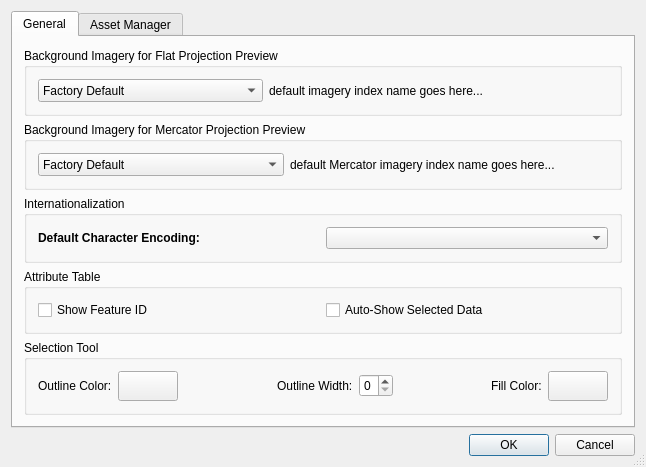
<?xml version="1.0" encoding="UTF-8"?>
<ui version="4.0" stdsetdef="1">
  <author></author>
  <comment>  Copyright 2017 Google Inc.
 Licensed under the Apache License, Version 2.0 (the &quot;License&quot;);
 you may not use this file except in compliance with the License.
 You may obtain a copy of the License at
 http://www.apache.org/licenses/LICENSE-2.0
 Unless required by applicable law or agreed to in writing, software
 distributed under the License is distributed on an &quot;AS IS&quot; BASIS,
 WITHOUT WARRANTIES OR CONDITIONS OF ANY KIND, either express or implied.
 See the License for the specific language governing permissions and
</comment>
  <exportmacro></exportmacro>
  <class>PreferencesBase</class>
  <widget class="QDialog" name="PreferencesBase">
    <property name="geometry">
      <rect>
        <x>0</x>
        <y>0</y>
        <width>646</width>
        <height>413</height>
      </rect>
    </property>
    <property name="windowTitle">
      <string>Preferences</string>
    </property>
    <property name="sizeGripEnabled">
      <bool>true</bool>
    </property>
    <layout class="QGridLayout">
      <property name="margin">
        <number>11</number>
      </property>
      <property name="spacing">
        <number>6</number>
      </property>
      <item row="1" column="0">
        <layout class="QHBoxLayout">
          <property name="margin">
            <number>0</number>
          </property>
          <property name="spacing">
            <number>6</number>
          </property>
          <item>
            <spacer name="Horizontal Spacing2">
              <property name="sizeHint">
                <size>
                  <width>594</width>
                  <height>16</height>
                </size>
              </property>
              <property name="sizeType">
                <enum>QSizePolicy::Expanding</enum>
              </property>
              <property name="orientation">
                <enum>Qt::Horizontal</enum>
              </property>
            </spacer>
          </item>
          <item>
            <widget class="QPushButton" name="ok_btn">
              <property name="text">
                <string>OK</string>
              </property>
              <property name="shortcut">
                <string/>
              </property>
              <property name="autoDefault">
                <bool>true</bool>
              </property>
              <property name="default">
                <bool>true</bool>
              </property>
            </widget>
          </item>
          <item>
            <widget class="QPushButton" name="cancel_btn">
              <property name="text">
                <string>Cancel</string>
              </property>
            </widget>
          </item>
        </layout>
      </item>
      <item row="0" column="0">
        <widget class="QTabWidget" name="prefsTab">
          <property name="sizePolicy">
            <sizepolicy>
              <hsizetype>7</hsizetype>
              <vsizetype>7</vsizetype>
              <horstretch>0</horstretch>
              <verstretch>0</verstretch>
            </sizepolicy>
          </property>
          <widget class="QWidget" name="tab">
            <attribute name="title">
              <string>General</string>
            </attribute>
            <layout class="QGridLayout">
              <item row="4" column="0">
                <widget class="QGroupBox" name="groupBox6">
                  <property name="title">
                    <string>Selection Tool</string>
                  </property>
                  <layout class="QGridLayout">
                    <item row="0" column="0">
                      <layout class="QHBoxLayout">
                        <item>
                          <widget class="QLabel" name="textLabel1">
                            <property name="text">
                              <string>Outline Color:</string>
                            </property>
                            <property name="wordWrap">
                              <bool>false</bool>
                            </property>
                          </widget>
                        </item>
                        <item>
                          <widget class="QPushButton" name="outline_color_btn">
                            <property name="minimumSize">
                              <size>
                                <width>60</width>
                                <height>30</height>
                              </size>
                            </property>
                            <property name="maximumSize">
                              <size>
                                <width>60</width>
                                <height>30</height>
                              </size>
                            </property>
                            <property name="text">
                              <string/>
                            </property>
                          </widget>
                        </item>
                      </layout>
                    </item>
                    <item row="0" column="4">
                      <layout class="QHBoxLayout">
                        <item>
                          <widget class="QLabel" name="textLabel2">
                            <property name="text">
                              <string>Fill Color:</string>
                            </property>
                            <property name="wordWrap">
                              <bool>false</bool>
                            </property>
                          </widget>
                        </item>
                        <item>
                          <widget class="QPushButton" name="fill_color_btn">
                            <property name="minimumSize">
                              <size>
                                <width>60</width>
                                <height>30</height>
                              </size>
                            </property>
                            <property name="maximumSize">
                              <size>
                                <width>60</width>
                                <height>30</height>
                              </size>
                            </property>
                            <property name="text">
                              <string/>
                            </property>
                          </widget>
                        </item>
                      </layout>
                    </item>
                    <item row="0" column="2">
                      <layout class="QHBoxLayout">
                        <item>
                          <widget class="QLabel" name="textLabel3">
                            <property name="text">
                              <string>Outline Width:</string>
                            </property>
                            <property name="wordWrap">
                              <bool>false</bool>
                            </property>
                          </widget>
                        </item>
                        <item>
                          <widget class="QSpinBox" name="selectOutlineWidthSpin">
                            <property name="maximum">
                              <number>5</number>
                            </property>
                          </widget>
                        </item>
                      </layout>
                    </item>
                    <item row="0" column="3">
                      <spacer name="spacer20">
                        <property name="sizeHint">
                          <size>
                            <width>30</width>
                            <height>21</height>
                          </size>
                        </property>
                        <property name="sizeType">
                          <enum>QSizePolicy::Expanding</enum>
                        </property>
                        <property name="orientation">
                          <enum>Qt::Horizontal</enum>
                        </property>
                      </spacer>
                    </item>
                    <item row="0" column="1">
                      <spacer name="spacer21_2">
                        <property name="sizeHint">
                          <size>
                            <width>31</width>
                            <height>20</height>
                          </size>
                        </property>
                        <property name="sizeType">
                          <enum>QSizePolicy::Expanding</enum>
                        </property>
                        <property name="orientation">
                          <enum>Qt::Horizontal</enum>
                        </property>
                      </spacer>
                    </item>
                  </layout>
                </widget>
              </item>
              <item row="2" column="0">
                <widget class="QGroupBox" name="GroupBox2">
                  <property name="title">
                    <string>Internationalization</string>
                  </property>
                  <layout class="QGridLayout">
                    <property name="margin">
                      <number>11</number>
                    </property>
                    <property name="spacing">
                      <number>6</number>
                    </property>
                    <item row="0" column="0">
                      <layout class="QHBoxLayout">
                        <property name="margin">
                          <number>0</number>
                        </property>
                        <property name="spacing">
                          <number>6</number>
                        </property>
                        <item>
                          <widget class="QLabel" name="TextLabel2">
                            <property name="font">
                              <font>
                                <bold>true</bold>
                              </font>
                            </property>
                            <property name="text">
                              <string>Default Character Encoding:</string>
                            </property>
                            <property name="wordWrap">
                              <bool>false</bool>
                            </property>
                          </widget>
                        </item>
                        <item>
                          <widget class="QComboBox" name="codecCombo"/>
                        </item>
                      </layout>
                    </item>
                  </layout>
                </widget>
              </item>
              <item row="3" column="0">
                <widget class="QGroupBox" name="GroupBox2_2">
                  <property name="title">
                    <string>Attribute Table</string>
                  </property>
                  <layout class="QGridLayout">
                    <property name="margin">
                      <number>11</number>
                    </property>
                    <property name="spacing">
                      <number>6</number>
                    </property>
                    <item row="0" column="0">
                      <widget class="QCheckBox" name="showFIDCheck">
                        <property name="text">
                          <string>Show Feature ID</string>
                        </property>
                      </widget>
                    </item>
                    <item row="0" column="1">
                      <widget class="QCheckBox" name="autoRaiseCheck">
                        <property name="text">
                          <string>Auto-Show Selected Data</string>
                        </property>
                      </widget>
                    </item>
                  </layout>
                </widget>
              </item>
              <item row="1" column="0">
                <widget class="QGroupBox" name="GroupBox1_2">
                  <property name="title">
                    <string>Background Imagery for Mercator Projection Preview</string>
                  </property>
                  <layout class="QGridLayout">
                    <property name="margin">
                      <number>11</number>
                    </property>
                    <property name="spacing">
                      <number>6</number>
                    </property>
                    <item row="0" column="0">
                      <widget class="QComboBox" name="background_type_mercator">
                        <property name="sizePolicy">
                          <sizepolicy>
                            <hsizetype>0</hsizetype>
                            <vsizetype>5</vsizetype>
                            <horstretch>0</horstretch>
                            <verstretch>0</verstretch>
                          </sizepolicy>
                        </property>
                        <item>
                          <property name="text">
                            <string>Factory Default</string>
                          </property>
                        </item>
                        <item>
                          <property name="text">
                            <string>Mercator Imagery Project</string>
                          </property>
                        </item>
                        <item>
                          <property name="text">
                            <string>Mercator Raster DB(.kip, .ktp, .kimasset)</string>
                          </property>
                        </item>
                      </widget>
                    </item>
                    <item row="0" column="1">
                      <widget class="QStackedWidget" name="background_stack_mercator">
                        <widget class="QWidget" name="page">
                          <attribute name="id">
                            <number>0</number>
                          </attribute>
                          <layout class="QGridLayout">
                            <property name="margin">
                              <number>0</number>
                            </property>
                            <item row="0" column="0">
                              <widget class="QLabel" name="default_imagery_index_mercator">
                                <property name="text">
                                  <string>default Mercator imagery index name goes here...</string>
                                </property>
                                <property name="wordWrap">
                                  <bool>false</bool>
                                </property>
                              </widget>
                            </item>
                          </layout>
                        </widget>
                        <widget class="QWidget" name="page">
                          <attribute name="id">
                            <number>1</number>
                          </attribute>
                          <layout class="QHBoxLayout">
                            <property name="margin">
                              <number>0</number>
                            </property>
                            <item>
                              <widget class="QLabel" name="imagery_project_mercator">
                                <property name="sizePolicy">
                                  <sizepolicy>
                                    <hsizetype>7</hsizetype>
                                    <vsizetype>5</vsizetype>
                                    <horstretch>0</horstretch>
                                    <verstretch>0</verstretch>
                                  </sizepolicy>
                                </property>
                                <property name="text">
                                  <string>Mercator imagery project name goes here...</string>
                                </property>
                                <property name="wordWrap">
                                  <bool>false</bool>
                                </property>
                              </widget>
                            </item>
                            <item>
                              <widget class="QPushButton" name="choose_project_btn_mercator">
                                <property name="maximumSize">
                                  <size>
                                    <width>35</width>
                                    <height>32767</height>
                                  </size>
                                </property>
                                <property name="text">
                                  <string/>
                                </property>
                                <property name="icon">
                                  <pixmap>fileopen_1.png</pixmap>
                                </property>
                              </widget>
                            </item>
                          </layout>
                        </widget>
                        <widget class="QWidget" name="page">
                          <attribute name="id">
                            <number>2</number>
                          </attribute>
                          <layout class="QGridLayout">
                            <property name="margin">
                              <number>0</number>
                            </property>
                            <item row="0" column="0">
                              <widget class="QLabel" name="imagery_index_mercator">
                                <property name="sizePolicy">
                                  <sizepolicy>
                                    <hsizetype>7</hsizetype>
                                    <vsizetype>5</vsizetype>
                                    <horstretch>0</horstretch>
                                    <verstretch>0</verstretch>
                                  </sizepolicy>
                                </property>
                                <property name="text">
                                  <string>Mercator imagery index goes here...</string>
                                </property>
                                <property name="wordWrap">
                                  <bool>false</bool>
                                </property>
                              </widget>
                            </item>
                            <item row="0" column="1">
                              <widget class="QPushButton" name="choose_index_btn_mercator">
                                <property name="maximumSize">
                                  <size>
                                    <width>35</width>
                                    <height>32767</height>
                                  </size>
                                </property>
                                <property name="text">
                                  <string/>
                                </property>
                                <property name="icon">
                                  <pixmap>fileopen_1.png</pixmap>
                                </property>
                              </widget>
                            </item>
                          </layout>
                        </widget>
                      </widget>
                    </item>
                  </layout>
                </widget>
              </item>
              <item row="0" column="0">
                <widget class="QGroupBox" name="GroupBox1">
                  <property name="title">
                    <string>Background Imagery for Flat Projection Preview</string>
                  </property>
                  <layout class="QHBoxLayout">
                    <property name="margin">
                      <number>11</number>
                    </property>
                    <property name="spacing">
                      <number>6</number>
                    </property>
                    <item>
                      <widget class="QComboBox" name="background_type">
                        <property name="sizePolicy">
                          <sizepolicy>
                            <hsizetype>0</hsizetype>
                            <vsizetype>5</vsizetype>
                            <horstretch>0</horstretch>
                            <verstretch>0</verstretch>
                          </sizepolicy>
                        </property>
                        <item>
                          <property name="text">
                            <string>Factory Default</string>
                          </property>
                        </item>
                        <item>
                          <property name="text">
                            <string>Imagery Project</string>
                          </property>
                        </item>
                        <item>
                          <property name="text">
                            <string>Raster DB (.gedb, .kip, .ktp, .kiasset)</string>
                          </property>
                        </item>
                        <item>
                          <property name="text">
                            <string>Stream Server (HTTP)</string>
                          </property>
                        </item>
                      </widget>
                    </item>
                    <item>
                      <widget class="QStackedWidget" name="background_stack">
                        <widget class="QWidget" name="page">
                          <attribute name="id">
                            <number>0</number>
                          </attribute>
                          <layout class="QGridLayout">
                            <property name="margin">
                              <number>0</number>
                            </property>
                            <item row="0" column="0">
                              <widget class="QLabel" name="default_imagery_index">
                                <property name="text">
                                  <string>default imagery index name goes here...</string>
                                </property>
                                <property name="wordWrap">
                                  <bool>false</bool>
                                </property>
                              </widget>
                            </item>
                          </layout>
                        </widget>
                        <widget class="QWidget" name="page">
                          <attribute name="id">
                            <number>1</number>
                          </attribute>
                          <layout class="QHBoxLayout">
                            <property name="margin">
                              <number>0</number>
                            </property>
                            <item>
                              <widget class="QLabel" name="imagery_project">
                                <property name="sizePolicy">
                                  <sizepolicy>
                                    <hsizetype>7</hsizetype>
                                    <vsizetype>5</vsizetype>
                                    <horstretch>0</horstretch>
                                    <verstretch>0</verstretch>
                                  </sizepolicy>
                                </property>
                                <property name="text">
                                  <string>imagery project name goes here...</string>
                                </property>
                                <property name="wordWrap">
                                  <bool>false</bool>
                                </property>
                              </widget>
                            </item>
                            <item>
                              <widget class="QPushButton" name="choose_project_btn">
                                <property name="maximumSize">
                                  <size>
                                    <width>35</width>
                                    <height>32767</height>
                                  </size>
                                </property>
                                <property name="text">
                                  <string/>
                                </property>
                                <property name="icon">
                                  <pixmap>fileopen_1.png</pixmap>
                                </property>
                              </widget>
                            </item>
                          </layout>
                        </widget>
                        <widget class="QWidget" name="page">
                          <attribute name="id">
                            <number>2</number>
                          </attribute>
                          <layout class="QGridLayout">
                            <property name="margin">
                              <number>0</number>
                            </property>
                            <item row="0" column="0">
                              <widget class="QLabel" name="imagery_index">
                                <property name="sizePolicy">
                                  <sizepolicy>
                                    <hsizetype>7</hsizetype>
                                    <vsizetype>5</vsizetype>
                                    <horstretch>0</horstretch>
                                    <verstretch>0</verstretch>
                                  </sizepolicy>
                                </property>
                                <property name="text">
                                  <string>imagery index goes here...</string>
                                </property>
                                <property name="wordWrap">
                                  <bool>false</bool>
                                </property>
                              </widget>
                            </item>
                            <item row="0" column="1">
                              <widget class="QPushButton" name="choose_index_btn">
                                <property name="maximumSize">
                                  <size>
                                    <width>35</width>
                                    <height>32767</height>
                                  </size>
                                </property>
                                <property name="text">
                                  <string/>
                                </property>
                                <property name="icon">
                                  <pixmap>fileopen_1.png</pixmap>
                                </property>
                              </widget>
                            </item>
                          </layout>
                        </widget>
                        <widget class="QWidget" name="page">
                          <attribute name="id">
                            <number>3</number>
                          </attribute>
                          <layout class="QHBoxLayout">
                            <property name="margin">
                              <number>0</number>
                            </property>
                            <property name="spacing">
                              <number>0</number>
                            </property>
                            <item>
                              <widget class="QLineEdit" name="stream_server">
                                <property name="sizePolicy">
                                  <sizepolicy>
                                    <hsizetype>7</hsizetype>
                                    <vsizetype>7</vsizetype>
                                    <horstretch>0</horstretch>
                                    <verstretch>0</verstretch>
                                  </sizepolicy>
                                </property>
                              </widget>
                            </item>
                          </layout>
                        </widget>
                      </widget>
                    </item>
                  </layout>
                </widget>
              </item>
            </layout>
          </widget>
          <widget class="QWidget" name="tab">
            <attribute name="title">
              <string>Asset Manager</string>
            </attribute>
            <layout class="QGridLayout">
              <item row="0" column="0">
                <widget class="QCheckBox" name="assetRootCheck">
                  <property name="text">
                    <string>Show Full Asset Root Path</string>
                  </property>
                </widget>
              </item>
              <item row="2" column="0">
                <spacer name="spacer21">
                  <property name="sizeHint">
                    <size>
                      <width>20</width>
                      <height>40</height>
                    </size>
                  </property>
                  <property name="sizeType">
                    <enum>QSizePolicy::Expanding</enum>
                  </property>
                  <property name="orientation">
                    <enum>Qt::Vertical</enum>
                  </property>
                </spacer>
              </item>
              <item row="1" column="0">
                <widget class="QGroupBox" name="groupBox5">
                  <property name="title">
                    <string>Resource Editor Default Source Paths</string>
                  </property>
                  <layout class="QGridLayout">
                    <item row="0" column="0">
                      <widget class="QLabel" name="textLabel1_2">
                        <property name="sizePolicy">
                          <sizepolicy>
                            <hsizetype>0</hsizetype>
                            <vsizetype>5</vsizetype>
                            <horstretch>0</horstretch>
                            <verstretch>0</verstretch>
                          </sizepolicy>
                        </property>
                        <property name="text">
                          <string>&lt;b&gt;Vector:&lt;/b&gt;</string>
                        </property>
                        <property name="wordWrap">
                          <bool>false</bool>
                        </property>
                      </widget>
                    </item>
                    <item row="0" column="1">
                      <widget class="QLabel" name="vector_path_label">
                        <property name="sizePolicy">
                          <sizepolicy>
                            <hsizetype>7</hsizetype>
                            <vsizetype>5</vsizetype>
                            <horstretch>0</horstretch>
                            <verstretch>0</verstretch>
                          </sizepolicy>
                        </property>
                        <property name="text">
                          <string>&lt;i&gt;none&lt;/i&gt;</string>
                        </property>
                        <property name="wordWrap">
                          <bool>false</bool>
                        </property>
                      </widget>
                    </item>
                    <item row="1" column="0">
                      <widget class="QLabel" name="textLabel1_2_2">
                        <property name="sizePolicy">
                          <sizepolicy>
                            <hsizetype>0</hsizetype>
                            <vsizetype>5</vsizetype>
                            <horstretch>0</horstretch>
                            <verstretch>0</verstretch>
                          </sizepolicy>
                        </property>
                        <property name="text">
                          <string>&lt;b&gt;Imagery:&lt;/b&gt;</string>
                        </property>
                        <property name="wordWrap">
                          <bool>false</bool>
                        </property>
                      </widget>
                    </item>
                    <item row="2" column="0">
                      <widget class="QLabel" name="textLabel1_2_3">
                        <property name="sizePolicy">
                          <sizepolicy>
                            <hsizetype>0</hsizetype>
                            <vsizetype>5</vsizetype>
                            <horstretch>0</horstretch>
                            <verstretch>0</verstretch>
                          </sizepolicy>
                        </property>
                        <property name="text">
                          <string>&lt;b&gt;Terrain:&lt;/b&gt;</string>
                        </property>
                        <property name="wordWrap">
                          <bool>false</bool>
                        </property>
                      </widget>
                    </item>
                    <item row="1" column="1">
                      <widget class="QLabel" name="imagery_path_label">
                        <property name="sizePolicy">
                          <sizepolicy>
                            <hsizetype>7</hsizetype>
                            <vsizetype>5</vsizetype>
                            <horstretch>0</horstretch>
                            <verstretch>0</verstretch>
                          </sizepolicy>
                        </property>
                        <property name="text">
                          <string>&lt;i&gt;none&lt;/i&gt;</string>
                        </property>
                        <property name="wordWrap">
                          <bool>false</bool>
                        </property>
                      </widget>
                    </item>
                    <item row="2" column="1">
                      <widget class="QLabel" name="terrain_path_label">
                        <property name="sizePolicy">
                          <sizepolicy>
                            <hsizetype>7</hsizetype>
                            <vsizetype>5</vsizetype>
                            <horstretch>0</horstretch>
                            <verstretch>0</verstretch>
                          </sizepolicy>
                        </property>
                        <property name="text">
                          <string>&lt;i&gt;none&lt;/i&gt;</string>
                        </property>
                        <property name="wordWrap">
                          <bool>false</bool>
                        </property>
                      </widget>
                    </item>
                    <item row="0" column="2">
                      <widget class="QPushButton" name="vector_path_btn">
                        <property name="maximumSize">
                          <size>
                            <width>35</width>
                            <height>32767</height>
                          </size>
                        </property>
                        <property name="text">
                          <string/>
                        </property>
                        <property name="icon">
                          <pixmap>fileopen_1.png</pixmap>
                        </property>
                      </widget>
                    </item>
                    <item row="1" column="2">
                      <widget class="QPushButton" name="imagery_path_btn">
                        <property name="maximumSize">
                          <size>
                            <width>35</width>
                            <height>32767</height>
                          </size>
                        </property>
                        <property name="text">
                          <string/>
                        </property>
                        <property name="icon">
                          <pixmap>fileopen_1.png</pixmap>
                        </property>
                      </widget>
                    </item>
                    <item row="2" column="2">
                      <widget class="QPushButton" name="terrain_path_btn">
                        <property name="maximumSize">
                          <size>
                            <width>35</width>
                            <height>32767</height>
                          </size>
                        </property>
                        <property name="text">
                          <string/>
                        </property>
                        <property name="icon">
                          <pixmap>fileopen_1.png</pixmap>
                        </property>
                      </widget>
                    </item>
                  </layout>
                </widget>
              </item>
            </layout>
          </widget>
        </widget>
      </item>
    </layout>
  </widget>
  <layoutdefault spacing="6" margin="11"/>
  <tabstops>
    <tabstop>prefsTab</tabstop>
    <tabstop>choose_index_btn</tabstop>
    <tabstop>codecCombo</tabstop>
    <tabstop>ok_btn</tabstop>
    <tabstop>cancel_btn</tabstop>
  </tabstops>
  <connections>
    <connection>
      <sender>ok_btn</sender>
      <signal>clicked()</signal>
      <receiver>PreferencesBase</receiver>
      <slot>accept()</slot>
    </connection>
    <connection>
      <sender>cancel_btn</sender>
      <signal>clicked()</signal>
      <receiver>PreferencesBase</receiver>
      <slot>reject()</slot>
    </connection>
    <connection>
      <sender>background_type</sender>
      <signal>activated(int)</signal>
      <receiver>background_stack</receiver>
      <slot>raiseWidget(int)</slot>
    </connection>
    <connection>
      <sender>choose_index_btn_mercator</sender>
      <signal>clicked()</signal>
      <receiver>PreferencesBase</receiver>
      <slot>ChooseImageryIndexMercator()</slot>
    </connection>
    <connection>
      <sender>choose_project_btn_mercator</sender>
      <signal>clicked()</signal>
      <receiver>PreferencesBase</receiver>
      <slot>ChooseImageryProjectMercator()</slot>
    </connection>
    <connection>
      <sender>background_type_mercator</sender>
      <signal>activated(int)</signal>
      <receiver>background_stack_mercator</receiver>
      <slot>raiseWidget(int)</slot>
    </connection>
    <connection>
      <sender>choose_project_btn</sender>
      <signal>clicked()</signal>
      <receiver>PreferencesBase</receiver>
      <slot>ChooseImageryProject()</slot>
    </connection>
    <connection>
      <sender>choose_index_btn</sender>
      <signal>clicked()</signal>
      <receiver>PreferencesBase</receiver>
      <slot>ChooseImageryIndex()</slot>
    </connection>
    <connection>
      <sender>vector_path_btn</sender>
      <signal>clicked()</signal>
      <receiver>PreferencesBase</receiver>
      <slot>ChooseDefaultVectorPath()</slot>
    </connection>
    <connection>
      <sender>imagery_path_btn</sender>
      <signal>clicked()</signal>
      <receiver>PreferencesBase</receiver>
      <slot>ChooseDefaultImageryPath()</slot>
    </connection>
    <connection>
      <sender>terrain_path_btn</sender>
      <signal>clicked()</signal>
      <receiver>PreferencesBase</receiver>
      <slot>ChooseDefaultTerrainPath()</slot>
    </connection>
    <connection>
      <sender>outline_color_btn</sender>
      <signal>clicked()</signal>
      <receiver>PreferencesBase</receiver>
      <slot>ChooseSelectOutline()</slot>
    </connection>
    <connection>
      <sender>fill_color_btn</sender>
      <signal>clicked()</signal>
      <receiver>PreferencesBase</receiver>
      <slot>ChooseSelectFill()</slot>
    </connection>
  </connections>
</ui>
